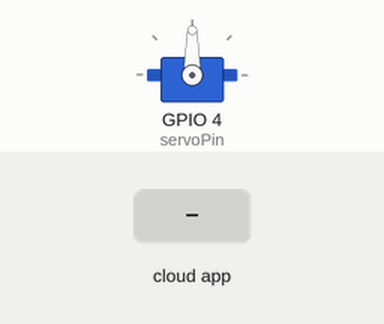
Simulated run of this sketch. Board: ESP32. Parts: servo. Wiring (inferred from the names in the program): IR receiver: data GPIO 14. The inputs (shaded band) are chosen by the test bench. WiFi joins after 1.5 s; servers stay silent unless stated; the Firebase database answers and starts empty; what the sketch prints to the serial monitor is not drawn.

Above: at 0.1 s.
At 2.7 s:
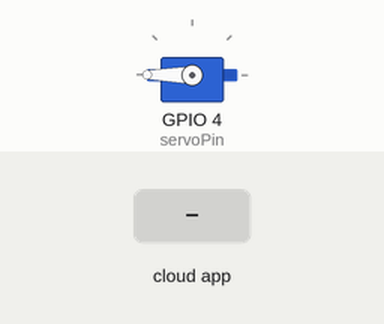
2.8 s: the phone or cloud app sets door_open to 1
At 4.1 s:
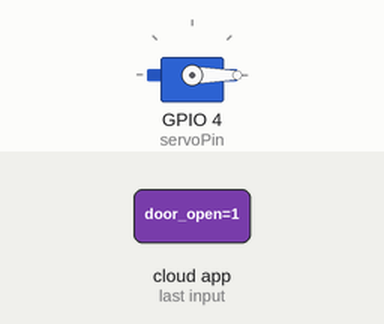
Timing chart, 0 to 10.6 s (numbered marks = the images above; inputs shaded):
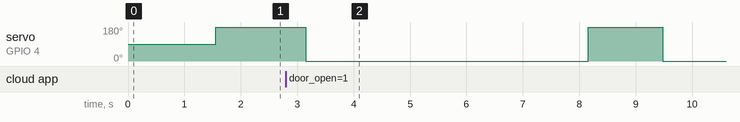

The sketch:

all.ino
```cpp
#include <SPI.h>
#include <MFRC522.h>
#include <Wire.h>
#include <WiFi.h>
#include <ESP32_Servo.h>

//firebase
#include <Firebase_ESP_Client.h>
#include <addons/TokenHelper.h>
#include <addons/RTDBHelper.h>
#define API_KEY "AIzaSyD-b2ypEVgtn_kFwldA5lXokhG5zbzSWTs"
#define DATABASE_URL "smart-access-2316b-default-rtdb.asia-southeast1.firebasedatabase.app/"
#define USER_EMAIL "Test@gmail.com"
#define USER_PASSWORD "testtest"
FirebaseData fbdo;

FirebaseAuth auth;
FirebaseConfig config;

#define SS_PIN 5    // ESP32 pin GIOP5
#define RST_PIN 27  // ESP32 pin GIOP27
#define servoPin 4
#define door_IR 14

//Wifi設定
const char* ssid = "CCP";
const char* password = "0900752812";

// const char* ssid = "landis_c217_2.4g";
// const char* password = "landisc217";

unsigned long previousMillis = 0;
const long interval = 5000;  // 5 秒

WiFiServer server(80);
int door = 0, i = 0;
bool door_open = fbdo.boolData();
int door_RFID = 0;
int count = 0;

MFRC522 rfid(SS_PIN, RST_PIN);
// byte keyTagUID[4] = { 0x34, 0xDC, 0x97, 0xB8 };
byte keyTagUID[4] = { 0x25, 0x85, 0xAC, 0x4A };

Servo door_servo;

void setup() {
  Serial.begin(9600);
  door_servo.attach(servoPin);
  int pos = 0;

  Wifi_setup();
  while (WiFi.status() != WL_CONNECTED) {
    Serial.print(".");
    delay(300);
  }
  config.api_key = API_KEY;
  auth.user.email = USER_EMAIL;
  auth.user.password = USER_PASSWORD;
  config.database_url = DATABASE_URL;
  config.token_status_callback = tokenStatusCallback;
  fbdo.setResponseSize(2048);
  Firebase.begin(&config, &auth);
  // Comment or pass false value when WiFi reconnection will control by your code or third party library
  Firebase.reconnectWiFi(true);
  Firebase.setDoubleDigits(5);
  config.timeout.serverResponse = 10 * 1000;

  pinMode(door_IR, INPUT);

  SPI.begin();      // init SPI bus
  rfid.PCD_Init();  // init MFRC522
  Serial.println("Tap an RFID/NFC tag on the RFID-RC522 reader");
}

void loop() {
  door_servo.write(180);

  Firebase.RTDB.getBool(&fbdo, "door_open");  //讀取網頁門開關
  if (fbdo.dataTypeEnum() == firebase_rtdb_data_type_boolean) {
    door_open = fbdo.to<int>();
    // Serial.print(door_open);
  }
  door = digitalRead(door_IR);
  Firebase.RTDB.setBool(&fbdo, "door_IR", door);

  if (door_open == 1)
    open();

  //
  if (rfid.PICC_IsNewCardPresent()) {  // new tag is available
    if (rfid.PICC_ReadCardSerial()) {  // NUID has been readed
      MFRC522::PICC_Type piccType = rfid.PICC_GetType(rfid.uid.sak);

      if (rfid.uid.uidByte[0] == keyTagUID[0] && rfid.uid.uidByte[1] == keyTagUID[1] && rfid.uid.uidByte[2] == keyTagUID[2] && rfid.uid.uidByte[3] == keyTagUID[3]) {
        open();
      } else {
        Serial.print("Access denied, UID:");
        for (int i = 0; i < rfid.uid.size; i++) {
          Serial.print(rfid.uid.uidByte[i] < 0x10 ? " 0" : " ");
          Serial.print(rfid.uid.uidByte[i], HEX);
        }
        Serial.println();
      }

      rfid.PICC_HaltA();       // halt PICC
      rfid.PCD_StopCrypto1();  // stop encryption on PCD
    }
  }
}

void Wifi_setup(void) {
  Serial.print("Connecting to ");
  Serial.println(ssid);
  WiFi.begin(ssid, password);

  Serial.println("");
  Serial.println("WiFi connected.");
  Serial.println("IP address: ");
  Serial.println(WiFi.localIP());
  server.begin();
}

void open() {
  door_servo.write(0);
  delay(5000);
  door_servo.write(180);
  delay(1000);
}

void close() {
  door_servo.write(180);
  delay(1000);
}
```

Measured:
- after the input at 2.8 s, servo on GPIO 4 (servoPin): 180° → 0° after 0.35 s, → 180° 5.0 s later, → 0° 1.3 s later
